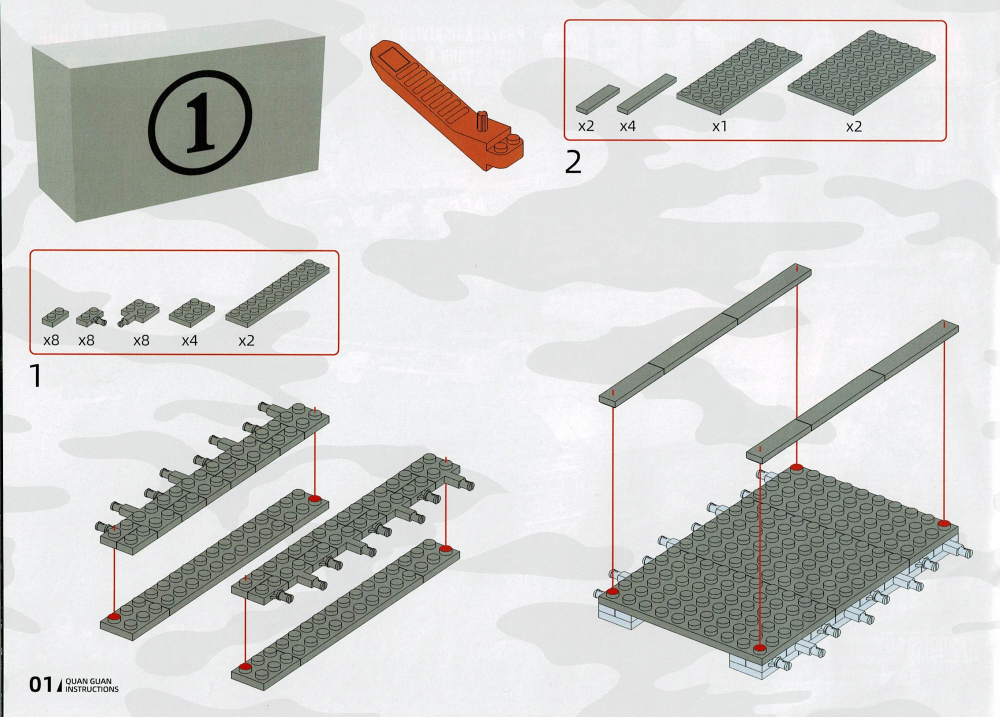
#> input picture poc/input/AssemblyImage/パンターG型_001.jpg, 3000 x 2150 px (shown at 1/3 size); its folder holds 3 pictures in this run
$ python debug_ocr_v2.py
#> lines starting #> are read from the running program, lines starting #| are printed output that depends on the picture; after the words box and inside, x2 and y2 are one past the last pixel; in counts of white or black regions, pixels touching at a corner belong together
### poc/assembly_detection_poc.py
"""
アセンブリ番号領域検出 PoC - メインスクリプト

アプローチ1: 枠検出ベース
1. 赤枠・黒枠を検出（青枠を除外）
2. 輪郭抽出で枠で囲まれた領域を検出
3. 各領域の左上にアセンブリ番号があるか確認
4. 領域を矩形で囲む
"""

import cv2
import numpy as np
from pathlib import Path
import json
import re

# OCR
try:
    import pytesseract
    TESSERACT_AVAILABLE = True

    # Windows環境でのTesseractパス設定
    import platform
    if platform.system() == 'Windows':
        # 一般的なインストールパス
        tesseract_paths = [
            r'C:\Program Files\Tesseract-OCR\tesseract.exe',
            r'C:\Program Files (x86)\Tesseract-OCR\tesseract.exe',
        ]
        for path in tesseract_paths:
            from pathlib import Path as PathLib
            if PathLib(path).exists():
                pytesseract.pytesseract.tesseract_cmd = path
                print(f"Tesseract path set: {path}")
                break

except ImportError:
    TESSERACT_AVAILABLE = False
    print("WARNING: pytesseract not installed. OCR will be disabled.")

class AssemblyNumberDetector:
    def __init__(self, debug=True, use_ocr=True):
        self.debug = debug
        self.use_ocr = use_ocr and TESSERACT_AVAILABLE

        if self.use_ocr:
            print("OCR enabled (Tesseract)")
        else:
            print("OCR disabled")

    # [71 lines left out: function check_assembly_number_ocr, not called in this run]

    def detect_colored_boxes(self, image):
        """
        赤枠・黒枠を検出し、青枠を除外する

        Returns:
            list: 検出された輪郭のリスト
        """
        # HSV色空間に変換
        hsv = cv2.cvtColor(image, cv2.COLOR_BGR2HSV)

        # 赤色の範囲（2つの範囲で検出）
        lower_red1 = np.array([0, 70, 50])
        upper_red1 = np.array([10, 255, 255])
        lower_red2 = np.array([170, 70, 50])
        upper_red2 = np.array([180, 255, 255])

        mask_red1 = cv2.inRange(hsv, lower_red1, upper_red1)
        mask_red2 = cv2.inRange(hsv, lower_red2, upper_red2)
        mask_red = mask_red1 + mask_red2

        # 黒色の範囲
        lower_black = np.array([0, 0, 0])
        upper_black = np.array([180, 255, 50])
        mask_black = cv2.inRange(hsv, lower_black, upper_black)

        # 赤または黒のマスク
        mask_combined = cv2.bitwise_or(mask_red, mask_black)

        # 青色の範囲（除外用）
        lower_blue = np.array([100, 50, 50])
        upper_blue = np.array([130, 255, 255])
        mask_blue = cv2.inRange(hsv, lower_blue, upper_blue)

        # 青を除外
        mask_final = cv2.bitwise_and(mask_combined, cv2.bitwise_not(mask_blue))

        if self.debug:
            cv2.imwrite('poc/output/debug_mask_red.jpg', mask_red)
            cv2.imwrite('poc/output/debug_mask_black.jpg', mask_black)
            cv2.imwrite('poc/output/debug_mask_combined.jpg', mask_combined)
            cv2.imwrite('poc/output/debug_mask_final.jpg', mask_final)

        # 輪郭検出
        contours, _ = cv2.findContours(mask_final, cv2.RETR_EXTERNAL, cv2.CHAIN_APPROX_SIMPLE)

        return contours

    def filter_box_contours(self, contours, image_shape):
        """
        検出された輪郭から部品リストの枠らしいものをフィルタリング

        条件:
        - 一定以上のサイズ（幅・高さ）
        - 矩形に近い形状
        - 一定以上の面積
        """
        filtered = []
        height, width = image_shape[:2]
        image_area = width * height

        for cnt in contours:
            # 矩形で近似
            x, y, w, h = cv2.boundingRect(cnt)
            area = w * h  # バウンディングボックスの面積

            # サイズフィルタ（画像の短辺の10%以上）
            min_dimension = min(width, height)
            min_size = min_dimension * 0.10  # 10% (約200px)

            if w < min_size or h < min_size:
                continue

            # 面積フィルタ（画像全体の1%以上）
            if area < (image_area * 0.01):
                continue

            # 最大サイズフィルタ（画像全体の90%以下 - 枠自体が画像全体ではないこと）
            if w > (width * 0.95) and h > (height * 0.95):
                continue

            # アスペクト比フィルタ（削除: 縦長の枠もあるため）
            # aspect_ratio = max(w, h) / min(w, h)
            # if aspect_ratio > 8:
            #     continue

            filtered.append({
                'contour': cnt,
                'bbox': (x, y, w, h),
                'area': area
            })

        return filtered

    def find_assembly_regions(self, image, box_contours):
        """
        部品リストの枠からアセンブリ番号領域を推定

        修正: 枠の「周囲」を含める（上下左右）
        """
        regions = []
        h_img, w_img = image.shape[:2]

        for box_info in box_contours:
            x, y, w, h = box_info['bbox']

            # 枠の周囲を含める（マージン）
            margin = 100  # 上下左右に100px

            region_x = max(0, x - margin)
            region_y = max(0, y - margin)
            region_w = min(w_img - region_x, w + (margin * 2))
            region_h = min(h_img - region_y, h + (margin * 2))

            regions.append({
                'bbox': (region_x, region_y, region_w, region_h),
                'box_bbox': box_info['bbox']
            })

        return regions

    # [50 lines left out: functions merge_overlapping_regions, _rectangles_overlap, not called in this run]

    def detect(self, image_path):
        """
        メイン検出関数

        Args:
            image_path: 組立図ページ画像のパス

        Returns:
            dict: 検出結果
        """
        # 画像読み込み (日本語パス対応)
        try:
            # np.fromfileでバイナリとして読み込み
            n = np.fromfile(str(image_path), np.uint8)
            image = cv2.imdecode(n, cv2.IMREAD_COLOR)
        except Exception as e:
            print(f"Error loading image with numpy: {e}")
            image = None

        if image is None:
            # フォールバック (通常のimread)
            image = cv2.imread(str(image_path))

        if image is None:
            raise ValueError(f"Failed to load image: {image_path}")

        print(f"Image loaded: {image.shape}")

        # 1. 枠検出
        contours = self.detect_colored_boxes(image)
        print(f"Contours detected: {len(contours)}")

        # 2. 枠フィルタリング
        box_contours = self.filter_box_contours(contours, image.shape)
        print(f"Filtered boxes: {len(box_contours)}")

        # 3. アセンブリ番号領域推定
        regions = self.find_assembly_regions(image, box_contours)
        print(f"Assembly regions found: {len(regions)}")

        # 4. 重複領域のマージ（削除: 枠が分割されていることはないため）
        # merged_regions = self.merge_overlapping_regions(regions)
        # print(f"Merged regions: {len(merged_regions)}")

        # 5. OCRでアセンブリ番号を確認（一旦無効化）
        # if self.use_ocr:
        #     ...

        return {
            'image': image,
            'regions': regions,  # マージせずそのまま返す
            'box_contours': box_contours
        }


# [91 lines left out: function main, not called in this run]

# [2 lines that do not run on import are left out]

### poc/debug_ocr_v2.py
"""
OCRデバッグ用スクリプト v2
OCRフィルタ前の領域でテストする
"""

import cv2
import numpy as np
from pathlib import Path
import pytesseract
import re

# Tesseractパス設定
pytesseract.pytesseract.tesseract_cmd = r'C:\Program Files\Tesseract-OCR\tesseract.exe'

# assembly_detection_poc.pyから検出器をインポート
import sys
sys.path.insert(0, 'poc')
from assembly_detection_poc import AssemblyNumberDetector

# 画像読み込み
image_path = Path('poc/imput/パンターG型_001.jpg')
n = np.fromfile(str(image_path), np.uint8)
image = cv2.imdecode(n, cv2.IMREAD_COLOR)
#> image is the input picture: shape (2150, 3000, 3); mean B, G, R 208.3, 210.2, 210

print(f"Image loaded: {image.shape}")
#| Image loaded: (2150, 3000, 3)

# 検出器で処理（OCRなし）
detector = AssemblyNumberDetector(debug=False, use_ocr=False)
result = detector.detect(image_path)
#| Image loaded: (2150, 3000, 3)
#> in detect_colored_boxes, `hsv = cv2.cvtColor(image, cv2.COLOR_BGR2HSV)`: hsv: shape (2150, 3000, 3); mean H, S, V 80.9, 11.7, 213.2
#> in detect_colored_boxes, `mask_red1 = cv2.inRange(hsv, lower_red1, upper_red1)`:
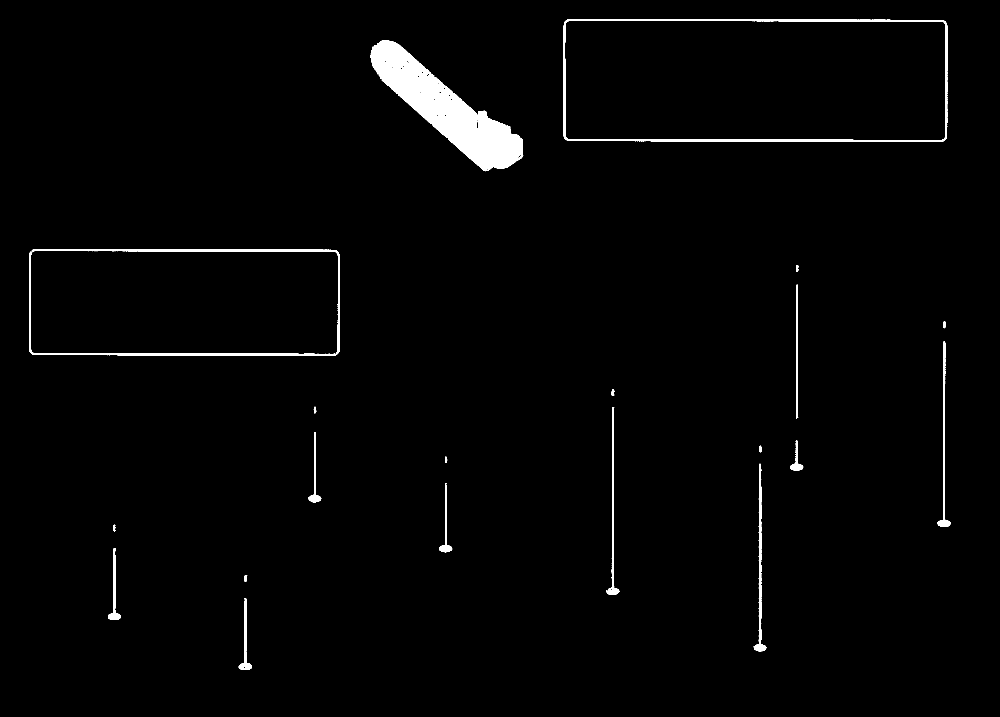
#> mask_red1: shape (2150, 3000) (shown at 1/3 size); 1.7% white; 25 white regions (5 under 20 px), largest, box (x1, y1, x2, y2) and area: (1112, 120, 1570, 514) 61791, (1690, 57, 2842, 426) 15386, (87, 747, 1019, 1067) 12981
#> in detect_colored_boxes, `mask_red2 = cv2.inRange(hsv, lower_red2, upper_red2)`:
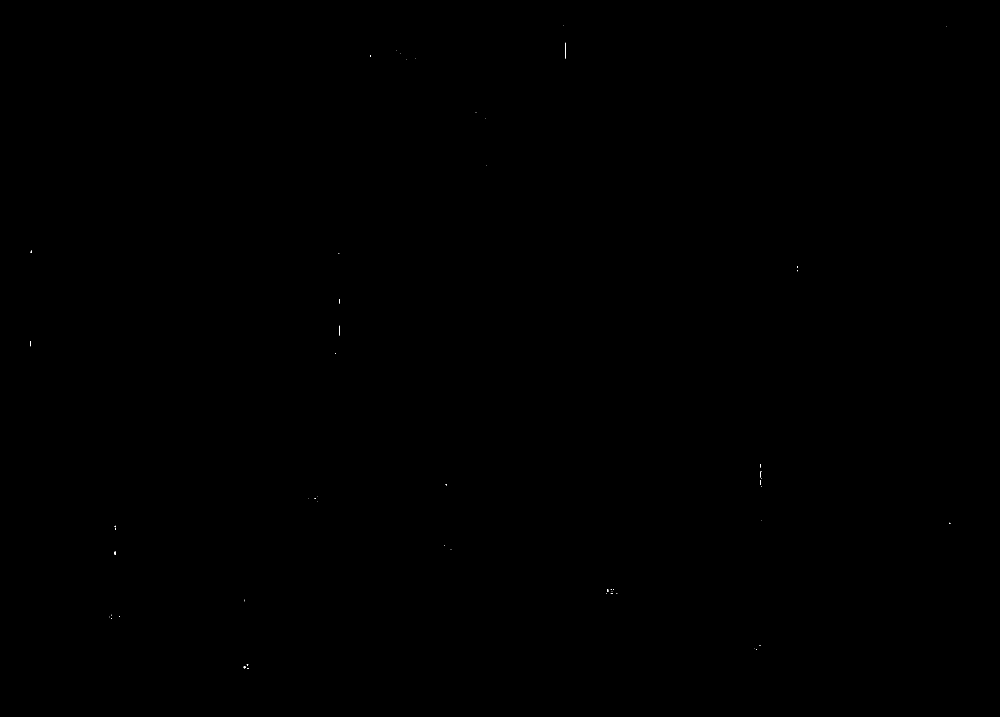
#> mask_red2: shape (2150, 3000) (shown at 1/3 size); 0.01% white in thin lines or dots, all inside (x1, y1, x2, y2) = (91, 76, 2851, 2007)
#> in detect_colored_boxes, `mask_red = mask_red1 + mask_red2`: mask_red: shape (2150, 3000); 1.7% white; 24 white regions (4 under 20 px), largest, box (x1, y1, x2, y2) and area: (1110, 120, 1570, 514) 61807, (1690, 57, 2842, 426) 15436, (87, 747, 1019, 1067) 13066
#> in detect_colored_boxes, `mask_black = cv2.inRange(hsv, lower_black, upper_black)`:
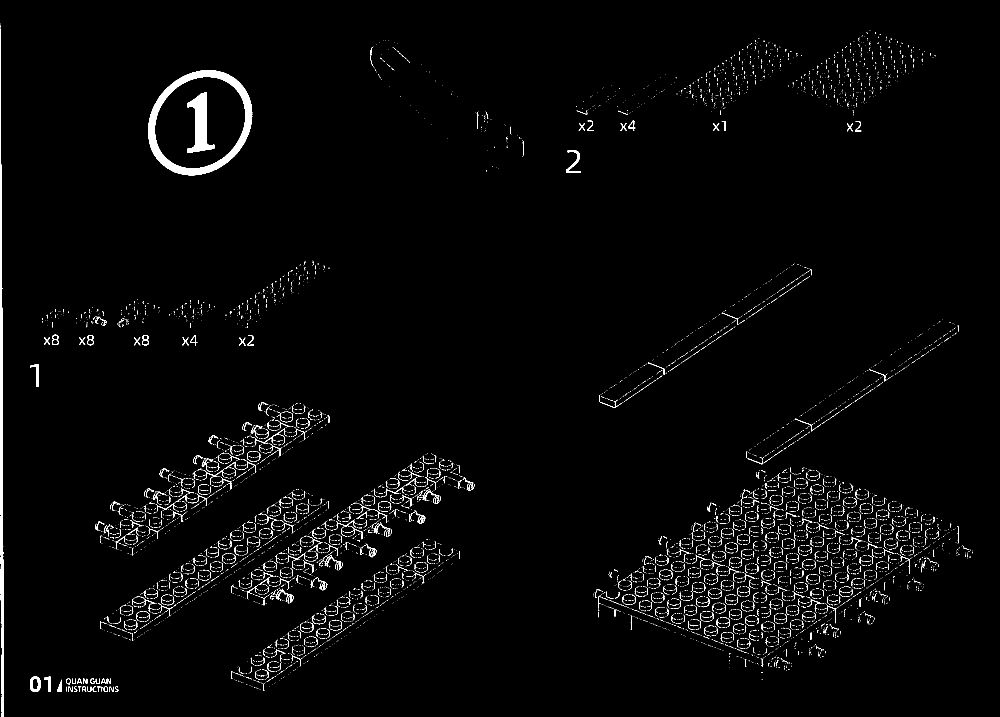
#> mask_black: shape (2150, 3000) (shown at 1/3 size); 1.6% white; 9937 white regions (9168 under 20 px), largest, box (x1, y1, x2, y2) and area: (444, 210, 757, 526) 18541, (0, 85, 10, 2150) 11567, (561, 277, 643, 459) 6856
#> in detect_colored_boxes, `mask_combined = cv2.bitwise_or(mask_red, mask_black)`:
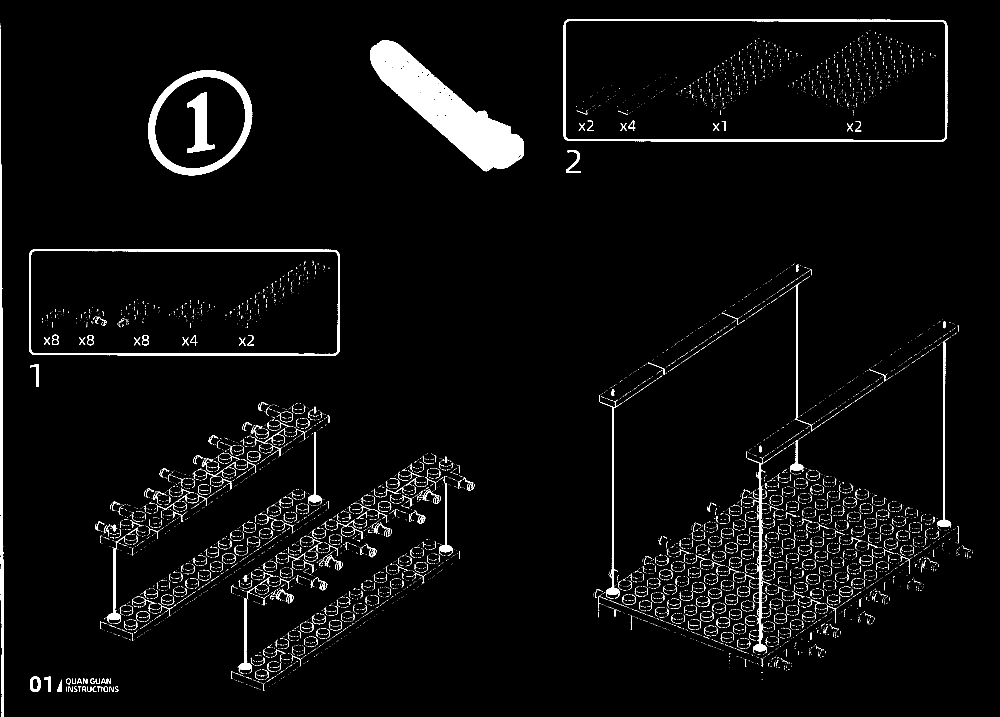
#> mask_combined: shape (2150, 3000) (shown at 1/3 size); 3.3% white; 9789 white regions (9029 under 20 px), largest, box (x1, y1, x2, y2) and area: (1110, 120, 1570, 514) 62335, (444, 210, 757, 526) 18541, (1690, 57, 2842, 426) 15436
#> in detect_colored_boxes, `mask_blue = cv2.inRange(hsv, lower_blue, upper_blue)`: mask_blue: shape (2150, 3000); 0.01% white in thin lines or dots, all inside (x1, y1, x2, y2) = (1804, 121, 2894, 2017)
#> in detect_colored_boxes, `mask_final = cv2.bitwise_and(mask_combined, cv2.bitwise_not(mask_blue))`: mask_final: shape (2150, 3000); 3.3% white; 9787 white regions (9027 under 20 px)
#> in detect_colored_boxes, `contours, _ = cv2.findContours(mask_final, cv2.RETR_EXTERNAL, cv2.CHAI..`: contours = 8712 contours, 8552 with area under 20; largest, box (x1, y1, x2, y2) and area: (1690, 57, 2842, 426) 419091, (87, 747, 1019, 1067) 294002, (444, 210, 757, 526) 75811, (1110, 120, 1570, 514) 62972, (0, 85, 10, 2150) 9556
#| Contours detected: 8712
#> the loop in filter_box_contours, `for cnt in contours:` made 8712 passes
#> (x, y, w, h, area) on passes 8 to 10: (345, 2060, 10, 16, 160), (328, 2060, 13, 15, 195), (311, 2060, 13, 16, 208)
#> after the loop in filter_box_contours, `for cnt in contours:`: filtered = 4 items
#| Filtered boxes: 4
#> the loop in find_assembly_regions, `for box_info in box_contours:` made 4 passes
#> (x, y, w, h, region_x, region_y, region_w, region_h) on passes 1 to 4: (87, 747, 932, 320, 0, 647, 1132, 520), (444, 210, 313, 316, 344, 110, 513, 516), (1110, 120, 460, 394, 1010, 20, 660, 594), (1690, 57, 1152, 369, 1590, 0, 1352, 569)
#| Assembly regions found: 4
#> result = 3 items

print(f"\nMerged regions (before OCR): {len(result['regions'])}")
#| Merged regions (before OCR): 4

# 各領域でOCRテスト
for i, region in enumerate(result['regions']):
    x, y, w, h = region['bbox']

    print(f"\n=== Region {i+1} ===")
    print(f"bbox: {region['bbox']}")

    # 検索範囲
    search_h = min(int(h * 0.5), 300)
    search_w = min(int(w * 0.5), 300)

    # 画像境界チェック
    if y + search_h > image.shape[0]:
        search_h = image.shape[0] - y
    if x + search_w > image.shape[1]:
        search_w = image.shape[1] - x

    if search_h <= 0 or search_w <= 0:
        print("Invalid search area")
        continue

    print(f"Search area: {search_w}x{search_h}")

    roi = image[y:y+search_h, x:x+search_w]

    # OCR設定テスト
    psm_modes = [6, 7, 11, 13]
    scales = [1.0, 2.0]

    print(f"\n--- Testing OCR configurations for Region {i+1} ---")

    for scale in scales:
        if scale != 1.0:
            roi_scaled = cv2.resize(roi, None, fx=scale, fy=scale, interpolation=cv2.INTER_CUBIC)
        else:
            roi_scaled = roi

        # 前処理バリエーション
        preprocessed_images = {}

        # 1. Gray
        gray = cv2.cvtColor(roi_scaled, cv2.COLOR_BGR2GRAY)
        preprocessed_images['Gray'] = gray

        # 2. Binary (Adaptive)
        binary = cv2.adaptiveThreshold(gray, 255, cv2.ADAPTIVE_THRESH_GAUSSIAN_C,
                                       cv2.THRESH_BINARY, 11, 2)
        preprocessed_images['Binary'] = binary

        # 3. Inverted Binary
        binary_inv = cv2.bitwise_not(binary)
        preprocessed_images['BinaryInv'] = binary_inv

        # 4. Otsu
        _, otsu = cv2.threshold(gray, 0, 255, cv2.THRESH_BINARY + cv2.THRESH_OTSU)
        preprocessed_images['Otsu'] = otsu

        for name, img in preprocessed_images.items():
            for psm in psm_modes:
                custom_config = f'--oem 3 --psm {psm} -c tessedit_char_whitelist=0123456789'
                try:
#> (the run stopped early here; a loop or call above may not have finished)
